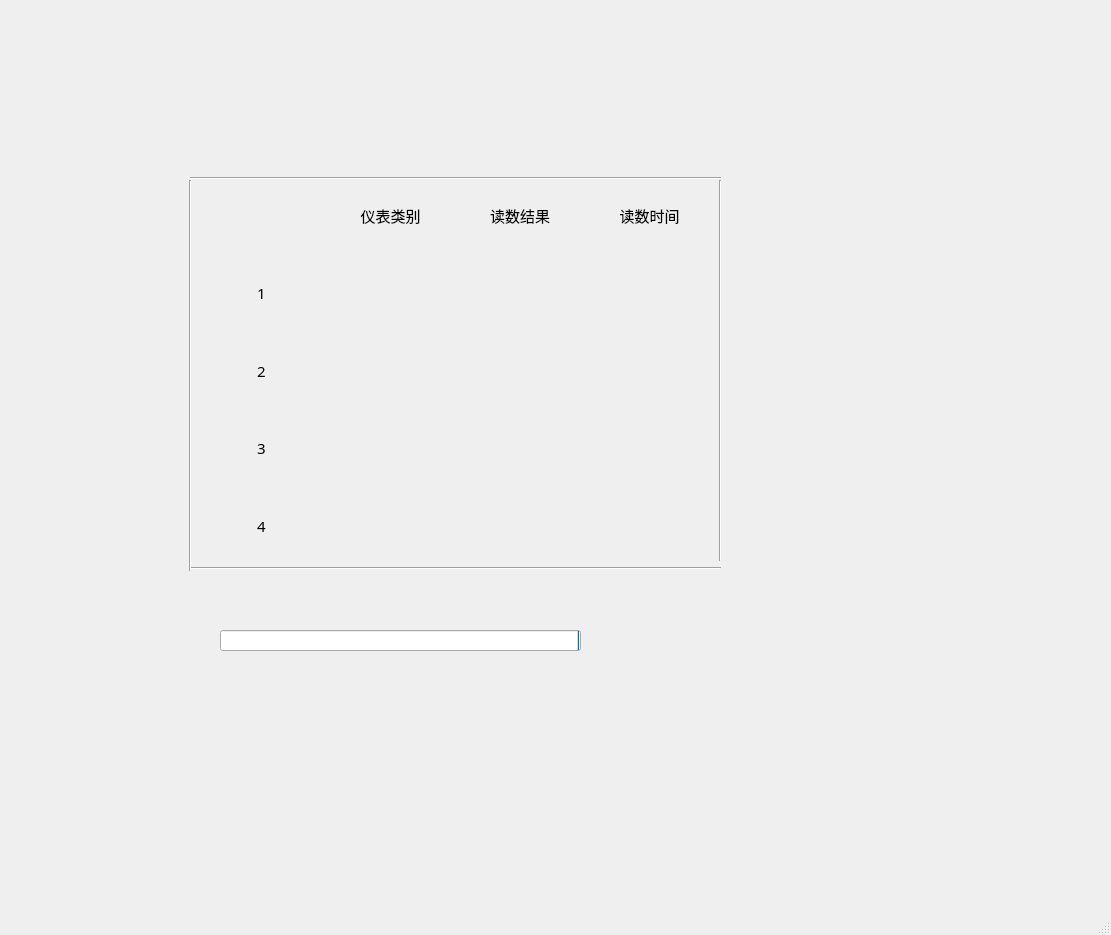
<?xml version="1.0" encoding="UTF-8"?>
<ui version="4.0">
 <class>MainWindow</class>
 <widget class="QMainWindow" name="MainWindow">
  <property name="geometry">
   <rect>
    <x>0</x>
    <y>0</y>
    <width>1111</width>
    <height>935</height>
   </rect>
  </property>
  <property name="windowTitle">
   <string>MainWindow</string>
  </property>
  <widget class="QWidget" name="centralwidget">
   <widget class="QWidget" name="page3" native="true">
    <property name="geometry">
     <rect>
      <x>170</x>
      <y>90</y>
      <width>571</width>
      <height>741</height>
     </rect>
    </property>
    <property name="layoutDirection">
     <enum>Qt::RightToLeft</enum>
    </property>
    <widget class="Line" name="line_13">
     <property name="geometry">
      <rect>
       <x>20</x>
       <y>80</y>
       <width>531</width>
       <height>16</height>
      </rect>
     </property>
     <property name="orientation">
      <enum>Qt::Horizontal</enum>
     </property>
    </widget>
    <widget class="Line" name="line_14">
     <property name="geometry">
      <rect>
       <x>540</x>
       <y>90</y>
       <width>20</width>
       <height>381</height>
      </rect>
     </property>
     <property name="orientation">
      <enum>Qt::Vertical</enum>
     </property>
    </widget>
    <widget class="Line" name="line_15">
     <property name="geometry">
      <rect>
       <x>20</x>
       <y>470</y>
       <width>531</width>
       <height>16</height>
      </rect>
     </property>
     <property name="orientation">
      <enum>Qt::Horizontal</enum>
     </property>
    </widget>
    <widget class="Line" name="line_16">
     <property name="geometry">
      <rect>
       <x>10</x>
       <y>90</y>
       <width>20</width>
       <height>391</height>
      </rect>
     </property>
     <property name="orientation">
      <enum>Qt::Vertical</enum>
     </property>
    </widget>
    <widget class="QWidget" name="layoutWidget_2">
     <property name="geometry">
      <rect>
       <x>30</x>
       <y>90</y>
       <width>511</width>
       <height>381</height>
      </rect>
     </property>
     <layout class="QGridLayout" name="gridLayout_4">
      <item row="2" column="1">
       <widget class="QLabel" name="label_49">
        <property name="text">
         <string/>
        </property>
        <property name="alignment">
         <set>Qt::AlignCenter</set>
        </property>
       </widget>
      </item>
      <item row="3" column="3">
       <widget class="QLabel" name="label_47">
        <property name="font">
         <font>
          <family>阿里巴巴普惠体 R</family>
          <pointsize>11</pointsize>
         </font>
        </property>
        <property name="text">
         <string>2</string>
        </property>
        <property name="alignment">
         <set>Qt::AlignCenter</set>
        </property>
       </widget>
      </item>
      <item row="0" column="2">
       <widget class="QLabel" name="label_48">
        <property name="font">
         <font>
          <family>阿里巴巴普惠体 R</family>
          <pointsize>11</pointsize>
         </font>
        </property>
        <property name="text">
         <string>仪表类别</string>
        </property>
        <property name="alignment">
         <set>Qt::AlignCenter</set>
        </property>
       </widget>
      </item>
      <item row="2" column="2">
       <widget class="QLabel" name="label_52">
        <property name="text">
         <string/>
        </property>
        <property name="alignment">
         <set>Qt::AlignCenter</set>
        </property>
       </widget>
      </item>
      <item row="2" column="0">
       <widget class="QLabel" name="label_61">
        <property name="text">
         <string/>
        </property>
        <property name="alignment">
         <set>Qt::AlignCenter</set>
        </property>
       </widget>
      </item>
      <item row="0" column="0">
       <widget class="QLabel" name="label_51">
        <property name="font">
         <font>
          <family>阿里巴巴普惠体 R</family>
          <pointsize>11</pointsize>
         </font>
        </property>
        <property name="text">
         <string>读数时间</string>
        </property>
        <property name="alignment">
         <set>Qt::AlignCenter</set>
        </property>
       </widget>
      </item>
      <item row="3" column="2">
       <widget class="QLabel" name="label_60">
        <property name="text">
         <string/>
        </property>
        <property name="alignment">
         <set>Qt::AlignCenter</set>
        </property>
       </widget>
      </item>
      <item row="5" column="3">
       <widget class="QLabel" name="label_53">
        <property name="font">
         <font>
          <family>阿里巴巴普惠体 R</family>
          <pointsize>11</pointsize>
         </font>
        </property>
        <property name="text">
         <string>4</string>
        </property>
        <property name="alignment">
         <set>Qt::AlignCenter</set>
        </property>
       </widget>
      </item>
      <item row="0" column="1">
       <widget class="QLabel" name="label_46">
        <property name="font">
         <font>
          <family>阿里巴巴普惠体 R</family>
          <pointsize>11</pointsize>
         </font>
        </property>
        <property name="text">
         <string>读数结果</string>
        </property>
        <property name="alignment">
         <set>Qt::AlignCenter</set>
        </property>
       </widget>
      </item>
      <item row="4" column="0">
       <widget class="QLabel" name="label_54">
        <property name="text">
         <string/>
        </property>
        <property name="alignment">
         <set>Qt::AlignCenter</set>
        </property>
       </widget>
      </item>
      <item row="3" column="0">
       <widget class="QLabel" name="label_59">
        <property name="text">
         <string/>
        </property>
        <property name="alignment">
         <set>Qt::AlignCenter</set>
        </property>
       </widget>
      </item>
      <item row="3" column="1">
       <widget class="QLabel" name="label_50">
        <property name="text">
         <string/>
        </property>
        <property name="alignment">
         <set>Qt::AlignCenter</set>
        </property>
       </widget>
      </item>
      <item row="4" column="3">
       <widget class="QLabel" name="label_57">
        <property name="font">
         <font>
          <family>阿里巴巴普惠体 R</family>
          <pointsize>11</pointsize>
         </font>
        </property>
        <property name="text">
         <string>3</string>
        </property>
        <property name="alignment">
         <set>Qt::AlignCenter</set>
        </property>
       </widget>
      </item>
      <item row="5" column="1">
       <widget class="QLabel" name="label_43">
        <property name="text">
         <string/>
        </property>
        <property name="alignment">
         <set>Qt::AlignCenter</set>
        </property>
       </widget>
      </item>
      <item row="4" column="1">
       <widget class="QLabel" name="label_45">
        <property name="text">
         <string/>
        </property>
        <property name="alignment">
         <set>Qt::AlignCenter</set>
        </property>
       </widget>
      </item>
      <item row="5" column="0">
       <widget class="QLabel" name="label_56">
        <property name="text">
         <string/>
        </property>
        <property name="alignment">
         <set>Qt::AlignCenter</set>
        </property>
       </widget>
      </item>
      <item row="2" column="3">
       <widget class="QLabel" name="label_44">
        <property name="font">
         <font>
          <family>阿里巴巴普惠体 R</family>
          <pointsize>11</pointsize>
         </font>
        </property>
        <property name="layoutDirection">
         <enum>Qt::LeftToRight</enum>
        </property>
        <property name="text">
         <string>1</string>
        </property>
        <property name="alignment">
         <set>Qt::AlignCenter</set>
        </property>
       </widget>
      </item>
      <item row="5" column="2">
       <widget class="QLabel" name="label_58">
        <property name="text">
         <string/>
        </property>
        <property name="alignment">
         <set>Qt::AlignCenter</set>
        </property>
       </widget>
      </item>
      <item row="4" column="2">
       <widget class="QLabel" name="label_55">
        <property name="text">
         <string/>
        </property>
        <property name="alignment">
         <set>Qt::AlignCenter</set>
        </property>
       </widget>
      </item>
     </layout>
    </widget>
    <widget class="QProgressBar" name="progressBar">
     <property name="geometry">
      <rect>
       <x>50</x>
       <y>540</y>
       <width>361</width>
       <height>21</height>
      </rect>
     </property>
     <property name="value">
      <number>0</number>
     </property>
    </widget>
   </widget>
  </widget>
  <widget class="QMenuBar" name="menubar">
   <property name="geometry">
    <rect>
     <x>0</x>
     <y>0</y>
     <width>1111</width>
     <height>26</height>
    </rect>
   </property>
  </widget>
  <widget class="QStatusBar" name="statusbar"/>
 </widget>
 <resources/>
 <connections/>
</ui>
